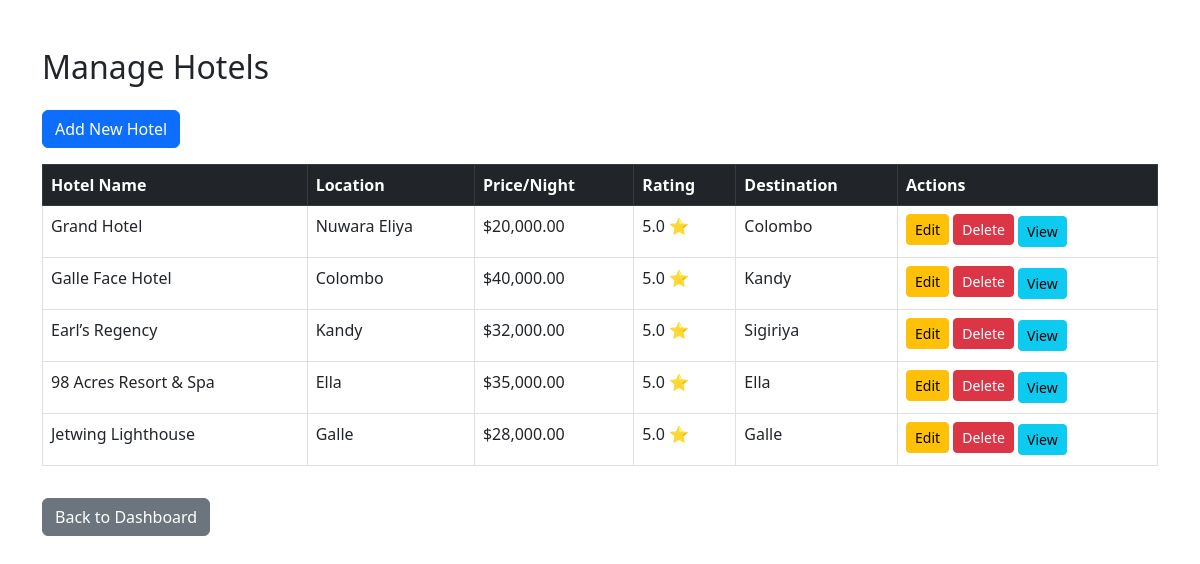
The app's page /admin/manage_hotels.php (signed in) with its own data.
### tables this page shows
CREATE TABLE `hotels` (
  `hotel_id` int(11) NOT NULL,
  `name` varchar(255) NOT NULL,
  `location` varchar(255) DEFAULT NULL,
  `description` text DEFAULT NULL,
  `price_per_night` decimal(10,2) DEFAULT NULL,
  `contact_info` varchar(255) DEFAULT NULL,
  `rating` decimal(2,1) DEFAULT NULL,
  `address` varchar(255) DEFAULT NULL,
  `destination_id` int(11) DEFAULT NULL,
  `latitude` decimal(10,8) DEFAULT NULL,
  `longitude` decimal(11,8) DEFAULT NULL,
  `image` varchar(255) DEFAULT NULL,
  `status` varchar(50) DEFAULT 'active',
  `facilities` text DEFAULT NULL,
  `image_gallery` text DEFAULT NULL,
  `popular_features` text DEFAULT NULL,
  `map_embed_link` text DEFAULT NULL
);

CREATE TABLE `destinations` (
  `destination_id` int(11) NOT NULL,
  `name` varchar(255) DEFAULT NULL,
  `description` varchar(255) DEFAULT NULL,
  `location` varchar(255) DEFAULT NULL,
  `category` varchar(50) DEFAULT NULL,
  `image` varchar(255) DEFAULT NULL,
  `province` varchar(255) DEFAULT NULL,
  `top_attractions` varchar(255) DEFAULT NULL,
  `latitude` varchar(50) DEFAULT NULL,
  `longitude` varchar(50) DEFAULT NULL,
  `status` varchar(50) DEFAULT 'active'
);

### admin/manage_hotels.php (the view, shortened to what this page needs)
<?php
include '../config/db.php';
$stmt = $conn->prepare("SELECT hotels.*, destinations.name AS destination_name
                        FROM hotels
                        LEFT JOIN destinations ON hotels.destination_id = destinations.destination_id
                        ORDER BY hotel_id DESC");
$stmt->execute();
$hotels = $stmt->fetchAll();
?>
<!DOCTYPE html>
<html lang="en">
<head>
  <link href="https://cdn.jsdelivr.net/npm/bootstrap@5.3.0/dist/css/bootstrap.min.css" rel="stylesheet">
</head>
<body>
<div class="container mt-5">
  <h2 class="mb-4">Manage Hotels</h2>
  <a href="add_hotel.php" class="btn btn-primary mb-3">Add New Hotel</a>
  <table class="table table-bordered table-hover">
    <thead class="table-dark">
      <tr>
        <th>Hotel Name</th>
        <th>Location</th>
        <th>Price/Night</th>
        <th>Rating</th>
        <th>Destination</th>
        <th>Actions</th>
      </tr>
    </thead>
    <tbody>
      <?php foreach ($hotels as $hotel): ?>
        <tr>
          <td><?= htmlspecialchars($hotel['name']) ?></td>
          <td><?= htmlspecialchars($hotel['location']) ?></td>
          <td>$<?= number_format($hotel['price_per_night'], 2) ?></td>
          <td><?= htmlspecialchars($hotel['rating']) ?> ⭐</td>
          <td><?= htmlspecialchars($hotel['destination_name']) ?></td>
          <td>
            <a href="edit_hotel.php?id=<?= $hotel['hotel_id'] ?>" class="btn btn-warning btn-sm mb-1">Edit</a>
            <a href="delete_hotel.php?id=<?= $hotel['hotel_id'] ?>" class="btn btn-danger btn-sm mb-1" onclick="return confirm('Are you sure you want to delete this hotel?')">Delete</a>
            <button class="btn btn-info btn-sm" data-bs-toggle="modal" data-bs-target="#viewModal<?= $hotel['hotel_id'] ?>">View</button>
          </td>
        </tr>
      <?php endforeach; ?>
    </tbody>
  </table>
  <a href="dashboard.php" class="btn btn-secondary mt-3">Back to Dashboard</a>
</div>
</body>
</html>

### records on screen
hotels: name "Grand Hotel", location "Nuwara Eliya", price_per_night "20,000.00", rating "5.0", destination.name "Colombo"
hotels: name "Galle Face Hotel", location "Colombo", price_per_night "40,000.00", rating "5.0", destination.name "Kandy"
hotels: name "Earl’s Regency", location "Kandy", price_per_night "32,000.00", rating "5.0", destination.name "Sigiriya"
hotels: name "98 Acres Resort & Spa", location "Ella", price_per_night "35,000.00", rating "5.0", destination.name "Ella"
hotels: name "Jetwing Lighthouse", location "Galle", price_per_night "28,000.00", rating "5.0", destination.name "Galle"
